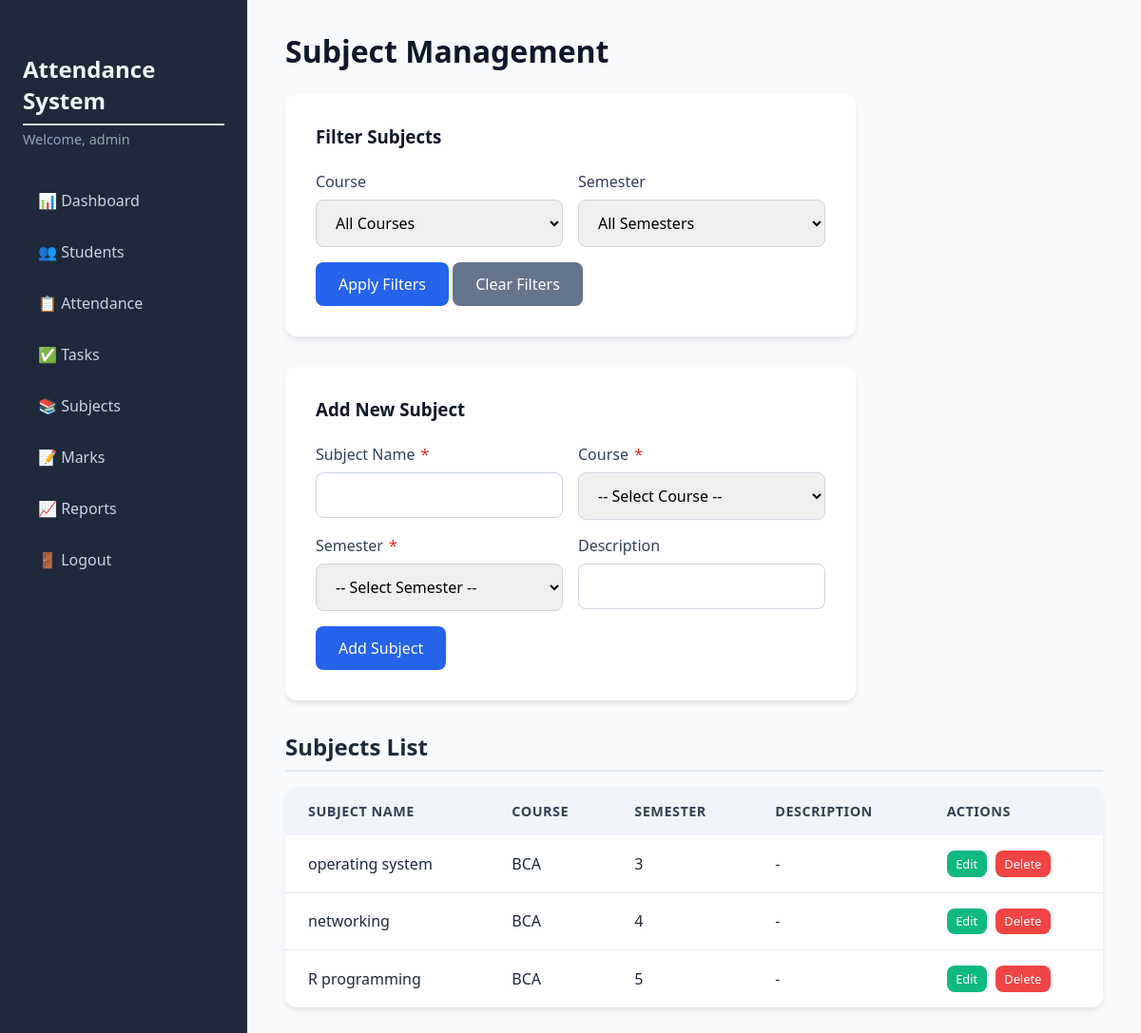
Before: /subjects (signed in) with the older database file.
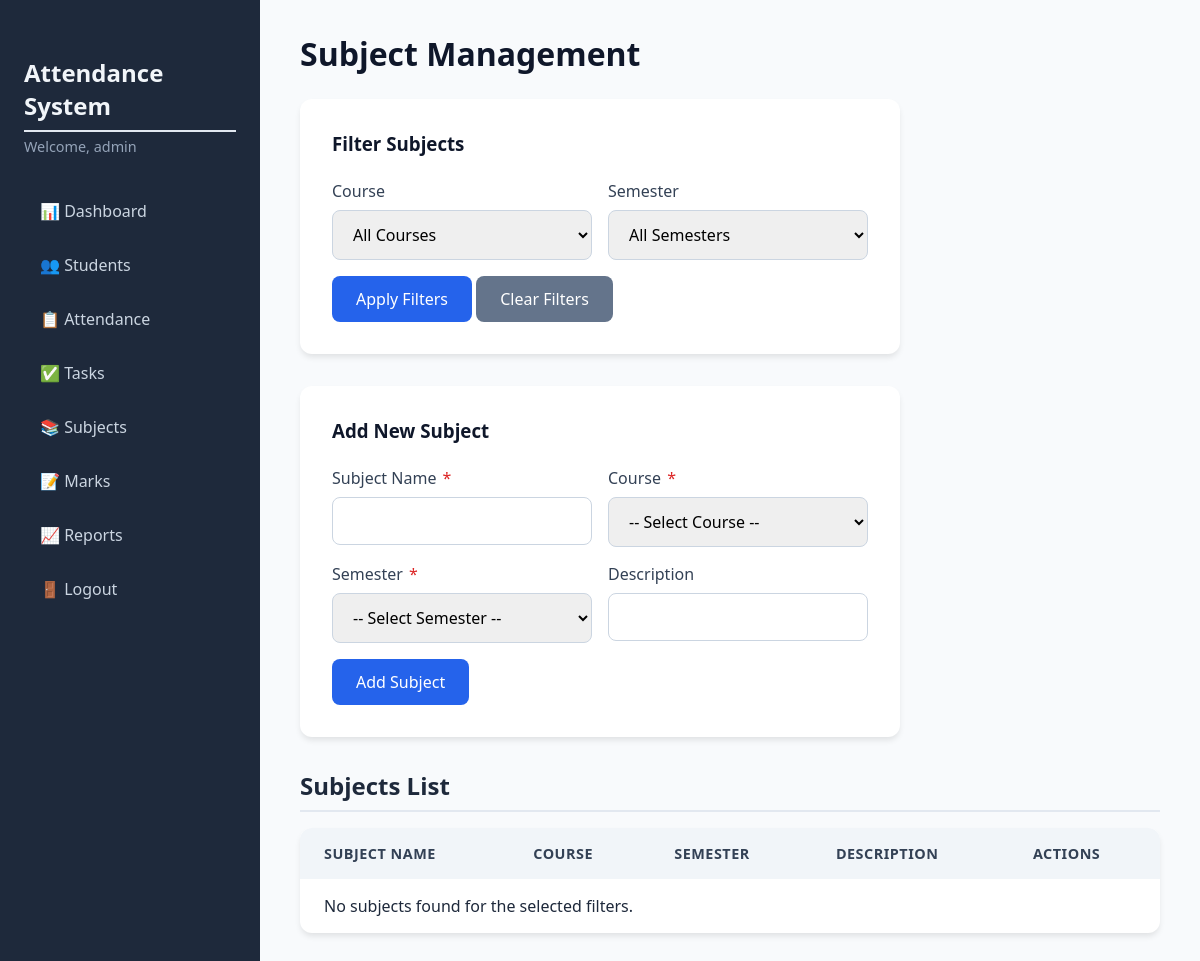
After: the same page with the newer database file.
### tables this page shows
CREATE TABLE subjects (
                id INTEGER PRIMARY KEY AUTOINCREMENT,
                name TEXT NOT NULL,
                course TEXT,
                semester INTEGER,
                description TEXT
            );

### app.py (the view, shortened to what this page needs)
@app.route('/subjects', methods=['GET', 'POST'])
@login_required
def subjects():
    db = get_db()
    filter_course = request.args.get('course', '')
    filter_semester = request.args.get('semester', '')
    query = "SELECT * FROM subjects"
    params = []
    conditions = []
    if filter_course:
        conditions.append("course = ?")
        params.append(filter_course)
    if filter_semester:
        conditions.append("semester = ?")
        params.append(filter_semester)
    if conditions:
        query += " WHERE " + " AND ".join(conditions)
    query += " ORDER BY course, semester, name"
    subjects_list = db.execute(query, params).fetchall()
    courses = ['BCom', 'BCA', 'BBA', 'BSc']
    semesters = list(range(1, 9))
    return render_template('subjects.html',
                           subjects=subjects_list,
                           courses=courses,
                           semesters=semesters,
                           filter_course=filter_course,
                           filter_semester=filter_semester)

### app.py (called while the page is built)
def get_db():
    db = getattr(g, '_database', None)
    if db is None:
        db = g._database = sqlite3.connect(DATABASE)
        db.row_factory = sqlite3.Row
    return db

@app.teardown_appcontext
def close_connection(exception):
    db = getattr(g, '_database', None)
    if db is not None:
        db.close()

def login_required(f):
    @wraps(f)
    def decorated_function(*args, **kwargs):
        if 'admin_id' not in session:
            flash('Please log in to access this page.', 'warning')
            return redirect(url_for('login'))
        return f(*args, **kwargs)
    return decorated_function

### templates/subjects.html (shortened to what this page needs)
{% extends "base.html" %}
{% block content %}
<h1>Subject Management</h1>
<div class="form-card">
    <h3>Filter Subjects</h3>
    <form method="GET" action="{{ url_for('subjects') }}">
        <div class="form-row">
            <div class="form-group half">
                <label for="filter_course">Course</label>
                <select id="filter_course" name="course">
                    <option value="">All Courses</option>
                </select>
            </div>
            <div class="form-group half">
                <label for="filter_semester">Semester</label>
                <select id="filter_semester" name="semester">
                    <option value="">All Semesters</option>
                </select>
            </div>
        </div>
        <button type="submit" class="btn btn-primary">Apply Filters</button>
        <a href="{{ url_for('subjects') }}" class="btn btn-secondary">Clear Filters</a>
    </form>
</div>
<div class="form-card">
    <h3>Add New Subject</h3>
    <form method="POST" action="{{ url_for('subjects') }}">
        <div class="form-row">
            <div class="form-group half">
                <label for="name">Subject Name <span class="required">*</span></label>
                <input type="text" id="name" name="name" required>
            </div>
            <div class="form-group half">
                <label for="course">Course <span class="required">*</span></label>
                <select id="course" name="course" required>
                    <option value="">-- Select Course --</option>
                </select>
            </div>
        </div>
        <div class="form-row">
            <div class="form-group half">
                <label for="semester">Semester <span class="required">*</span></label>
                <select id="semester" name="semester" required>
                    <option value="">-- Select Semester --</option>
                </select>
            </div>
            <div class="form-group half">
                <label for="description">Description</label>
                <input type="text" id="description" name="description">
            </div>
        </div>
        <button type="submit" class="btn btn-primary">Add Subject</button>
    </form>
</div>
<h2>Subjects List</h2>
<div class="table-responsive">
    <table class="table">
        <thead>
            <tr>
                <th>Subject Name</th>
                <th>Course</th>
                <th>Semester</th>
                <th>Description</th>
                <th>Actions</th>
            </tr>
        </thead>
        <tbody>
            {% for subject in subjects %}
            <tr>
                <td>{{ subject.name }}</td>
                <td>{{ subject.course }}</td>
                <td>{{ subject.semester }}</td>
                <td>{{ subject.description or '-' }}</td>
                <td>
                    <button class="btn btn-sm btn-edit"
                        onclick='openEditSubjectModal({{ subject.id }}, {{ subject.name|tojson }}, {{ subject.course|tojson }}, {{ subject.semester }}, {{ subject.description|tojson }})'>
                        Edit
                    </button>
                    <form method="POST" action="{{ url_for('delete_subject', id=subject.id) }}" style="display:inline;"
                        onsubmit="return confirm('Delete this subject? All associated marks will also be deleted.');">
                        <button type="submit" class="btn btn-sm btn-delete">Delete</button>
                    </form>
                </td>
            </tr>
            {% else %}
            <tr>
                <td colspan="5">No subjects found for the selected filters.</td>
            </tr>
            {% endfor %}
        </tbody>
    </table>
</div>
{% endblock %}

### templates/base.html (shortened to what this page needs)
<!DOCTYPE html>
<html lang="en">
<head>
    <link rel="stylesheet" href="{{ url_for('static', filename='css/style.css') }}">
</head>
<body>
    <div class="container">
        {% if session.admin_id %}
        <nav class="sidebar">
            <div class="sidebar-header">
                <h2>Attendance System</h2>
                <p>Welcome, {{ session.admin_username }}</p>
            </div>
            <ul class="nav">
                <li><a href="{{ url_for('dashboard') }}">📊 Dashboard</a></li>
                <li><a href="{{ url_for('students') }}">👥 Students</a></li>
                <li><a href="{{ url_for('attendance') }}">📋 Attendance</a></li>
                <li><a href="{{ url_for('tasks') }}">✅ Tasks</a></li>
                <li><a href="{{ url_for('subjects') }}">📚 Subjects</a></li>
                <li><a href="{{ url_for('marks') }}">📝 Marks</a></li>
                <li><a href="{{ url_for('reports') }}">📈 Reports</a></li>
                <li><a href="{{ url_for('logout') }}">🚪 Logout</a></li>
            </ul>
        </nav>
        {% endif %}
        <main class="content">
            {% block content %}{% endblock %}
        </main>
    </div>
</body>
</html>

### static/css/style.css (style rules this page uses)
* { margin: 0; padding: 0; box-sizing: border-box; font-family: 'Segoe UI', Tahoma, Geneva, Verdana, sans-serif; }
body { background: #f4f7fc; }
.container { display: flex; min-height: 100vh; }
.sidebar { width: 260px; background: #1e293b; color: #fff; padding: 1.5rem; box-shadow: 2px 0 10px rgba(0,0,0,0.1); }
.sidebar-header h2 { font-size: 1.5rem; margin-bottom: 0.3rem; color: #f1f5f9; }
.sidebar-header p { font-size: 0.9rem; color: #94a3b8; margin-bottom: 2rem; word-break: break-word; }
.nav { list-style: none; }
.nav li { margin-bottom: 0.5rem; }
.nav a { display: block; padding: 0.75rem 1rem; color: #cbd5e1; text-decoration: none; border-radius: 8px; transition: all 0.2s; font-size: 1rem; }
.content { flex: 1; padding: 2rem 2.5rem; background: #f8fafc; }
h1 { font-size: 2rem; margin-bottom: 1.5rem; color: #0f172a; font-weight: 600; }
h2 { font-size: 1.5rem; margin: 2rem 0 1rem; color: #1e293b; border-bottom: 2px solid #e2e8f0; padding-bottom: 0.5rem; }
.table { width: 100%; background: white; border-radius: 12px; overflow: hidden; box-shadow: 0 4px 6px -1px rgba(0,0,0,0.1); border-collapse: collapse; }
.table thead { background: #f1f5f9; }
.table th { text-align: left; padding: 1rem 1.5rem; font-weight: 600; color: #334155; font-size: 0.9rem; text-transform: uppercase; letter-spacing: 0.5px; }
.table td { padding: 1rem 1.5rem; border-bottom: 1px solid #e2e8f0; color: #1e293b; }
.table tbody tr:last-child td { border-bottom: none; }
.form-card { background: white; padding: 2rem; border-radius: 12px; box-shadow: 0 4px 6px -1px rgba(0,0,0,0.1); margin-bottom: 2rem; max-width: 600px; }
.form-card h3 { margin-bottom: 1.5rem; color: #0f172a; }
.form-group { margin-bottom: 1.25rem; }
.form-group label { display: block; margin-bottom: 0.5rem; font-weight: 500; color: #334155; }
.form-group input, .form-group select, .form-group textarea { width: 100%; padding: 0.75rem 1rem; border: 1px solid #cbd5e1; border-radius: 8px; font-size: 1rem; transition: border 0.2s, box-shadow 0.2s; }
.btn { display: inline-block; padding: 0.75rem 1.5rem; border: none; border-radius: 8px; font-size: 1rem; font-weight: 500; cursor: pointer; transition: background 0.2s, transform 0.1s; text-decoration: none; }
.btn-primary { background: #2563eb; color: white; }
.required { color: #dc2626; margin-left: 2px; }
.form-row { display: flex; gap: 1rem; margin-bottom: 1rem; }
.form-row .form-group { flex: 1; margin-bottom: 0; }
.btn-secondary { background: #64748b; color: white; }
.table td, .table th { text-align: left; vertical-align: middle; }
.table td { vertical-align: middle; }

Changed rows visible on the page:
removed subjects: name "operating system", course "BCA", semester "3", description "-"
removed subjects: name "networking", course "BCA", semester "4", description "-"
removed subjects: name "R programming", course "BCA", semester "5", description "-"
Other visible differences:
text now shown: "No subjects found for the selected filters."
